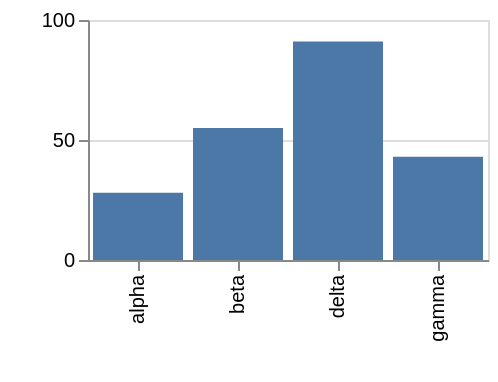

Vega-Lite specification for this chart:
### Vega-Lite specification from a JSON file in a GitHub repository (floating-point values rounded to 4 significant figures)
{"$schema": "https://vega.github.io/schema/vega-lite/v6.json", "width": 200, "height": 120, "data": {"values": [{"c": "alpha", "v": 28, "w": 3, "t": "2024-01-07"}, {"c": "beta", "v": 55, "w": 7, "t": "2024-03-19"}, {"c": "gamma", "v": 43, "w": 5, "t": "2024-06-02"}, {"c": "delta", "v": 91, "w": 9, "t": "2024-09-11"}]}, "mark": "bar", "encoding": {"x": {"field": "c", "type": "nominal"}, "y": {"field": "v", "type": "quantitative"}}, "config": {"axis": {"titleColor": "white"}}}
